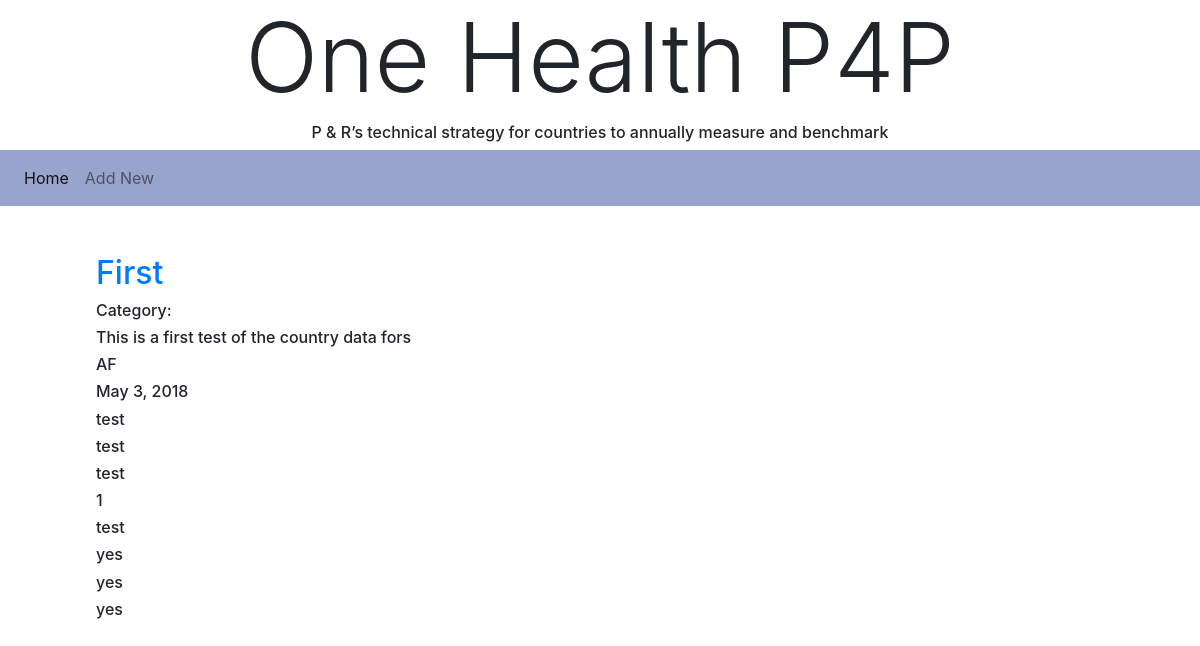
The app's page /post/1/ with its own data.
### blog/models.py (models this page shows, shortened)
class Post(models.Model):
    title = models.CharField(max_length=200)
    author = models.ForeignKey(
        'auth.User',
        on_delete=models.CASCADE,
    )
    body = models.TextField()
    country = CountryField(default="USA")
    date = models.DateField(default=datetime.date.today)
    facilitator_name = models.CharField(max_length=50, default="test")
    nohta_name = models.CharField(max_length=50, default="test")
    rohta_name = models.CharField(max_length=50, default="test")
    participant_number = models.IntegerField(default=1)
    sectors = models.CharField(max_length=50, default="test")
    who_jee = models.CharField(max_length=3, choices=yes_or_no, default='test')
    partners = models.CharField(max_length=3, choices=yes_or_no, default='test')
    workshop = models.CharField(max_length=3, choices=yes_or_no, default='test')

### blog/views.py (the view)
# urls.py: path('post/<int:pk>/', views.BlogDetailView.as_view(), name='post_detail'),
class BlogDetailView(DetailView):
    model = Post
    template_name = 'post_detail.html'

### blog/templates/post_detail.html
{% extends 'base.html' %}
{% block content %}
<div class ="ml-5 mr-5">
        <div class="media">
            <div class="media-body">
              <h2 class="mt-0"><a href="{% url 'post_detail' post.pk %}">{{ post.title }}</a></h5>
              <h6>Category: {{ post.category }}</h6>
              <h6>{{ post.body }}</h6>
              <h6>{{ post.country }}</h6>
              <h6>{{ post.date }}</h6>
              <h6>{{ post.facilitator_name }}</h6>
              <h6>{{ post.nohta_name }}</h6>
              <h6>{{ post.rohta_name }}</h6>
              <h6>{{ post.participant_number }}</h6>
              <h6>{{ post.sectors }}</h6>
              <h6>{{ post.who_jee }}</h6>
              <h6>{{ post.partners }}</h6>
              <h6>{{ post.workshop }}</h6>
            </div>
          </div>
        </div>
{% endblock content %}

### records on screen
Post: title "First", body "This is a first test of the country data fors", country "AF", date "May 3, 2018", facilitator_name "test", nohta_name "test", rohta_name "test", participant_number "1", sectors "test", who_jee "yes", partners "yes", workshop "yes"
